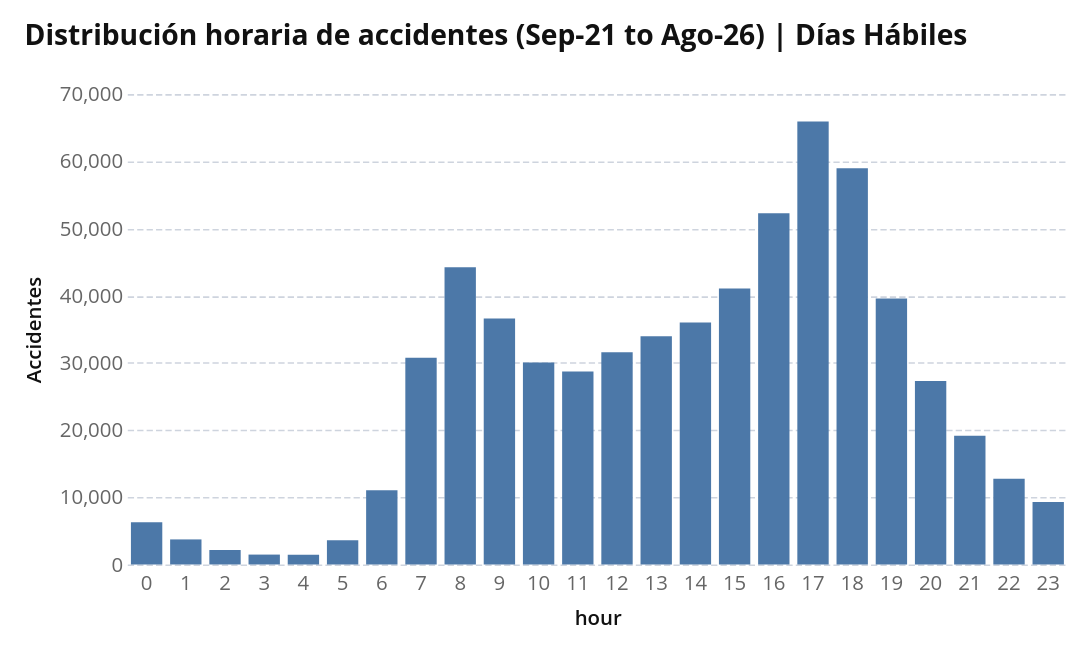

Notebook code cell kept with this figure:
### Code cell
acc_week = acc[acc['date'].isin(dates_week)]
acc_week_by_hour = acc_week.groupby('hour').size().reset_index().compute()
acc_week_by_hour.rename(columns = {0:'Number of Accidents'}, inplace = True)

chart = (
    alt.Chart(acc_week_by_hour)
    .mark_bar()
    .encode(
        x=alt.X("hour:O", title="hour", axis=alt.Axis(labelAngle=0)),
        y=alt.Y("Number of Accidents:Q", title="Accidentes"),
        tooltip=["hour", "Number of Accidents"]
    )
    .properties(
        title="Distribución horaria de accidentes (Sep-21 to Ago-26) | Días Hábiles",
        width=600,
        height=300
    )
    .configure_view(strokeWidth=0)   # quita el borde del gráfico (similar a sns.despine)
    .configure_axis(domain=False)    # quita las líneas de los ejes x e y
)

chart

### Figure 1 — Vega-Lite specification as saved in the notebook (floating-point values rounded to 4 significant figures)
{"config": {"background": "white", "padding": 15, "mark": {"tooltip": true}, "point": {"filled": true, "size": 60, "stroke": "white", "strokeWidth": 1}, "circle": {"filled": true, "stroke": "white", "strokeWidth": 1}, "square": {"filled": true, "stroke": "white", "strokeWidth": 1}, "line": {"strokeWidth": 4, "strokeCap": "round", "strokeJoin": "round"}, "bar": {"cornerRadiusEnd": 0}, "area": {"opacity": 0.7}, "arc": {"stroke": "white", "strokeWidth": 1}, "rect": {"stroke": "#8A969F", "strokeWidth": 0.5}, "geoshape": {"stroke": "#666666", "strokeWidth": 0.3, "strokeJoin": "round", "strokeCap": "round"}, "title": {"font": "Open Sans, sans-serif", "fontSize": 18, "fontWeight": 700, "lineHeight": 22, "color": "#111111", "anchor": "start", "offset": 21, "subtitleFont": "Open Sans, sans-serif", "subtitleFontSize": 15, "subtitleFontWeight": 400, "subtitleLineHeight": 18, "subtitleColor": "#666666", "subtitlePadding": 3}, "axis": {"domain": false, "grid": true, "gridColor": "#CED4DE", "gridDash": [4, 2], "gridWidth": 1, "labelFont": "Open Sans, sans-serif", "labelFontSize": 13, "labelFontWeight": 400, "labelColor": "#666666", "labelPadding": 3, "tickColor": "#CED4DE", "tickSize": 5, "tickCount": 5, "titleFont": "Open Sans, sans-serif", "titleFontSize": 13, "titleFontWeight": 600, "titleColor": "#111111", "titlePadding": 9}, "axisX": {"grid": false, "tickSize": 0, "labelAngle": 0}, "axisY": {"domain": false, "ticks": false, "gridColor": "#CED4DE", "gridDash": [4, 2], "gridWidth": 1}, "axisQuantitative": {"tickCount": 5}, "axisBand": {"labelPadding": 6, "tickSize": 0}, "axisTemporal": {"grid": false}, "legend": {"labelFont": "Open Sans, sans-serif", "labelFontSize": 13, "labelFontWeight": 600, "labelColor": "#111111", "titleFont": "Open Sans, sans-serif", "titleFontSize": 13, "titleFontWeight": 600, "titleColor": "#111111", "titlePadding": 3, "symbolSize": 196, "symbolStrokeWidth": 0, "padding": 15, "offset": 21, "columnPadding": 21, "orient": "bottom", "labelLimit": 200, "titleLimit": 200}, "view": {"stroke": null, "continuousWidth": 600, "continuousHeight": 400, "strokeWidth": 0}, "range": {"category": ["#34A7F2", "#FF9800", "#664AB6", "#4EC2C0", "#F3578E", "#081079", "#0C7C68", "#AA0000", "#DDDA21"], "diverging": ["#920000", "#BD6126", "#E3A763", "#EFEFEF", "#80BDE7", "#3587C3", "#025288"], "heatmap": ["#E3F6FD", "#75CCEC", "#089BD4", "#0169A1", "#023B6F"], "ordinal": ["#E3F6FD", "#75CCEC", "#089BD4", "#0169A1", "#023B6F"], "ramp": ["#E3F6FD", "#75CCEC", "#089BD4", "#0169A1", "#023B6F"]}, "scale": {"bandPaddingInner": 0.2, "bandPaddingOuter": 0.1, "pointPadding": 0.5}, "header": {"labelFont": "Open Sans, sans-serif", "labelFontSize": 13, "labelFontWeight": 600, "labelColor": "#111111", "titleFont": "Open Sans, sans-serif", "titleFontSize": 15, "titleFontWeight": 600, "titleColor": "#111111"}, "concat": {"spacing": 18}, "facet": {"spacing": 18}, "selection": {"point": {"on": "click", "clear": "dblclick"}, "interval": {"mark": {"fill": "#0071BC", "fillOpacity": 0.15, "stroke": "#0071BC", "strokeWidth": 1}}}}, "data": {"name": "data-15e07ef1137e1818a9cde99b2a5ade9a"}, "mark": {"type": "bar"}, "encoding": {"tooltip": [{"field": "hour", "type": "quantitative"}, {"field": "Number of Accidents", "type": "quantitative"}], "x": {"axis": {"labelAngle": 0}, "field": "hour", "title": "hour", "type": "ordinal"}, "y": {"field": "Number of Accidents", "title": "Accidentes", "type": "quantitative"}}, "height": 300, "title": "Distribución horaria de accidentes (Sep-21 to Ago-26) | Días Hábiles", "width": 600, "$schema": "https://vega.github.io/schema/vega-lite/v6.4.1.json", "datasets": {"data-15e07ef1137e1818a9cde99b2a5ade9a": [{"hour": 7, "Number of Accidents": 30750}, {"hour": 18, "Number of Accidents": 58981}, {"hour": 22, "Number of Accidents": 12743}, {"hour": 5, "Number of Accidents": 3614}, {"hour": 8, "Number of Accidents": 44224}, {"hour": 13, "Number of Accidents": 33952}, {"hour": 20, "Number of Accidents": 27292}, {"hour": 1, "Number of Accidents": 3730}, {"hour": 4, "Number of Accidents": 1434}, {"hour": 6, "Number of Accidents": 11063}, {"hour": 15, "Number of Accidents": 41064}, {"hour": 3, "Number of Accidents": 1472}, {"hour": 0, "Number of Accidents": 6288}, {"hour": 16, "Number of Accidents": 52251}, {"hour": 2, "Number of Accidents": 2151}, {"hour": 12, "Number of Accidents": 31565}, {"hour": 11, "Number of Accidents": 28699}, {"hour": 14, "Number of Accidents": 36011}, {"hour": 21, "Number of Accidents": 19144}, {"hour": 19, "Number of Accidents": 39585}, {"hour": 10, "Number of Accidents": 30063}, {"hour": 9, "Number of Accidents": 36603}, {"hour": 17, "Number of Accidents": 65919}, {"hour": 23, "Number of Accidents": 9281}]}}
